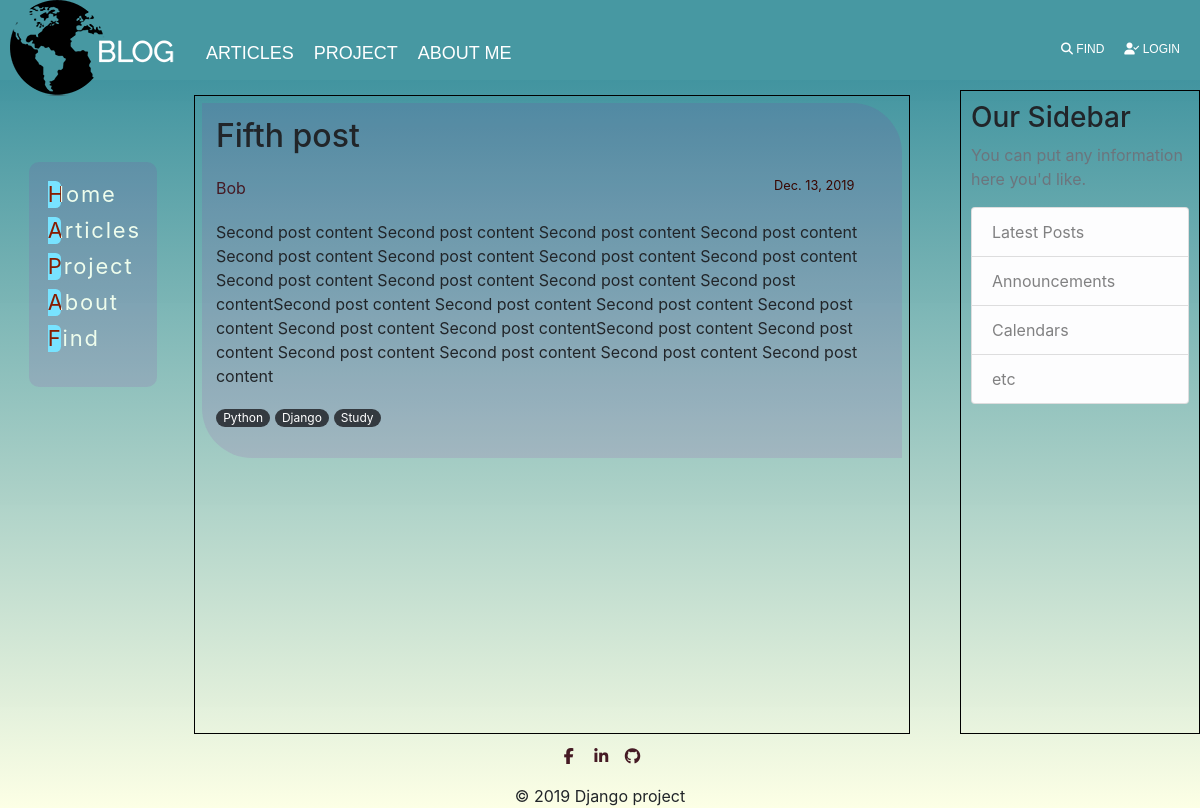
The page /blog/post/fifth_post/ on the database as committed earlier.
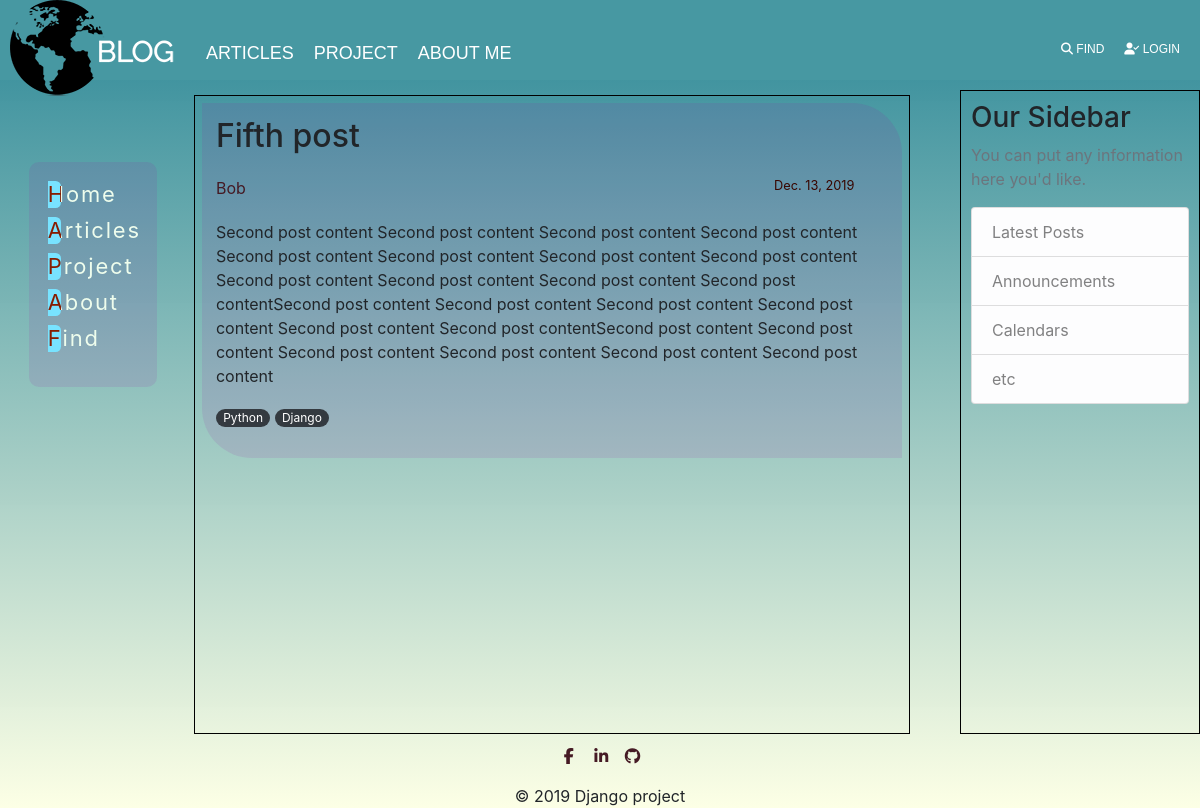
The same page on the database as committed later.
### my_blog/models.py (models this page shows, shortened)
class Post(models.Model):
    title = models.CharField(max_length=150, db_index=True)
    slug = models.SlugField(max_length=150, blank=True, unique=True)
    body = models.TextField(blank=True, db_index=True)
    date_posted = models.DateField(default=timezone.now)
    author = models.ForeignKey(User, on_delete=models.CASCADE)
    tags = models.ManyToManyField('Tag', blank=True, related_name='posts')

class Tag(models.Model):
    tag = models.CharField(max_length=50, unique=True)
    slug = models.SlugField(max_length=50, unique=True)
    def __str__(self):
        return self.tag

### my_blog/views.py (the view)
# urls.py: path('post/<str:slug>/', PostDetail.as_view(), name='post_detail'),
class PostDetail(ObjectDetailMixin, View):
    model = Post
    template = 'my_blog/post_detail.html'

### my_blog/utilities.py (called while the page is built)
    def get(self, request, slug):
        objects = get_object_or_404(self.model, slug__iexact=slug)
        return render(request, self.template, context={self.model.__name__.lower(): objects})

### my_blog/templates/my_blog/post_detail.html (shortened to what this page needs)
{% extends 'my_blog/blog_base.html' %}
{% block content %}
    <div class="media-body">
        <div class="media-article">
            <h2>{{ post.title }}</h2>
            <div class="article-metadata" style="margin-top: 20px; margin-bottom: 20px;">
                <a class="mr-2" href="#">{{ post.author }}</a>
                <small class="text-muted">{{ post.date_posted }}</small>
            </div>
            <p class="article-content">{{ post.body }}</p>
            <p>
                {% for tag in post.tags.all %}
                    <a href="{% url 'tags_list' %}" class="badge badge-pill badge-dark">{{ tag }}</a>
                {% endfor %}
            </p>
        </div>
    </div>
    <br>
{% endblock %}

### my_blog/templates/my_blog/blog_base.html
{% extends 'django_blog/base.html' %}
{% block right %}
    <div class="content-section">
        <h3>Our Sidebar</h3>
        <p class='text-muted'>You can put any information here you'd like.</p>
        <ul class="list-group">
            <li class="list-group-item list-group-item-light">Latest Posts</li>
            <li class="list-group-item list-group-item-light">Announcements</li>
            <li class="list-group-item list-group-item-light">Calendars</li>
            <li class="list-group-item list-group-item-light">etc</li>
        </ul>
    </div>
{% endblock %}
{% block left %}
    <div class="nuvcover">
        <nav>
            <ul>
                <li><span>Home</span></li>
                <li><span>Articles</span></li>
                <li><span>Project</span></li>
                <li><span>About me</span></li>
                <li><span>Find</span></li>
            </ul>
        </nav>
    </div>
{% endblock %}

### templates/django_blog/base.html (shortened to what this page needs)
{% load static %}
<!DOCTYPE html>
<html lang="en">
<head>
    <link rel="stylesheet" href="https://stackpath.bootstrapcdn.com/bootstrap/4.4.1/css/bootstrap.min.css">
    <link rel="stylesheet" href="{% static 'styles.css' %}" />
</head>
<body>
<header class="pageHeader">
    <div class="Navbar">
        <div style="margin-right: 15px">
            <a href="{% url 'index_page' %}">
               <img src="{% static 'images/Logo_blog.png' %}" alt="BLOG" >
            </a>
        </div>
        <nav class="Navbar__Items">
            <div class="Navbar__Link">
                <a class="Navbar__Link" href="{% url 'blog_home' %}">Articles</a>
            </div>
            <div class="Navbar__Link">
                <a class="Navbar__Link" href="">Project</a>
            </div>
            <div class="Navbar__Link">
                <a class="Navbar__Link" href="/about">About me</a>
            </div>
        </nav>
        <nav class="Navbar__Items Navbar__Items--right">
            <div class="Navbar__Link">
                <a class="Navbar__Link" href="">
                    <i class="fas fa-search"></i>
                    find
                </a>
            </div>
            {% if  user.is_authenticated %}
                <div class="Navbar__Link">
                <a class="Navbar__Link" href="{% url 'logout' %}">
                    <i class="fas fa-user-secret"></i>
                    logout <a href="{% url 'profile' %}" style="color: #70180d; font-weight: bold; text-transform: capitalize">{{ user.username }}</a>
                </a>
                </div>
                <div class="Navbar__Link">
                <a class="Navbar__Link" href="{% url 'post_create' %}">
                    <i class="fas fa-plus"></i>
                    New post
                </a>
                </div>
            {% else %}
                <div class="Navbar__Link">
                <a class="Navbar__Link" href="{% url 'login' %}">
                    <i class="fas fa-user-check"></i>
                    login
                </a>
                </div>
            {% endif %}
        </nav>
    </div>
</header>
<main class="mainArticle container">
    <div class="main_content">
        {% block content %}{% endblock %}
    </div>
</main>
<aside class="mainBorder">
    {% block left %}{% endblock %}
</aside>
<div class="siteAds">
    {% block right %}{% endblock %}
</div>
<footer class="pageFooter special-color-dark" >
  <div class="container">
    <ul class="list-unstyled text-center">
      <li class="list-inline-item">
        <a class="btn-floating btn-fb mx-1" href="https://www.facebook.com/ksvsem">
          <i class="fab fa-facebook-f"> </i>
        </a>
      </li>
      <li class="list-inline-item">
        <a class="btn-floating btn-li mx-1" href="">
          <i class="fab fa-linkedin-in"> </i>
        </a>
      </li>
      <li class="list-inline-item">
        <a class="btn-floating btn-github" href="">
          <i class="fab fa-github"> </i>
        </a>
      </li>
    </ul>
  </div>
  <div class="footer-copyright text-center">
      © 2019 Django project
  </div>
</footer>
</body>
</html>

### static/styles.css (style rules this page uses)
body { display: grid; grid-template-areas: "header header header" "aside article ads" "footer footer footer"; grid-template-rows: 10% 1fr 7%; grid-template-columns: 12% 1fr 20%; grid-row-gap: 10px; grid-column-gap: 10px; height: 100vh; margin: 0; }
body:before { content: ''; position: fixed; top: 0; bottom: 0; width: 100%; z-index: -1; background: linear-gradient(0deg, rgba(252, 255, 223, 0.8057598039215687) 0%, rgba(0, 111, 130, 0.819765406162465) 100%); }
@media (min-width: 768px) { .container, .container-md, .container-sm { max-width: 90%; } }
@media (min-width: 576px) { .container, .container-sm { max-width: 90%; } }
@media (min-width: 50px) { .container { max-width: 90%; } }
.pageHeader { grid-area: header; background: rgb(71, 152, 162); width: 100%; top: 0; left: 0; }
.Navbar { display: flex; padding-left: 10px; font-family: sans-serif; font-size: 18px; color: white; opacity: 1; text-transform: uppercase; }
.Navbar__Link { padding-right: 10px; text-decoration: none; color: white; }
.Navbar__Items { display: flex; padding: 40px 0 30px 10px; }
.Navbar__Items--right { margin-left: auto; font-size: 12px; }
.mainArticle { border: 1px solid #000; grid-area: article; box-sizing: border-box; justify-content: center; margin-top: 5px; }
main a { color: #451a24; text-decoration: none; }
.media-body { justify-content: space-between; padding: 1%; width: 100%; }
.media-article { background: rgba(158, 20, 167, 0.11); padding: 2%; border-radius: 0 50px 0 50px; }
small.text-muted { color: #380600 !important; float: right; }
.container { padding-right: 0; padding-left: 0; }
.content-section { margin: 0; }
.article-metadata { width: 95%; }
a.badge-dark { font-weight: normal; }
.mainBorder { padding: 50% 20%; grid-area: aside; }
.nuvcover { margin: 0; position: fixed; align-items: center; justify-content: center; background: rgba(158, 20, 167, 0.11); border-radius: 10px; }
.nuvcover nav ul { list-style-type: none; padding: 10px; }
.nuvcover nav ul li { font-size: 18px; font-family: -apple-system, BlinkMacSystemFont, "Segoe UI", Roboto, "Helvetica Neue", Arial, "Noto Sans", sans-serif, "Apple Color Emoji", "Segoe UI Emoji", "Segoe UI Symbol", "Noto Color Emoji"; background-color: rgba(158, 20, 167, 0); letter-spacing: 0.1em; width: 5em; height: 1.5em; line-height: 1.5em; position: relative; overflow: hidden; margin: 0.5em; cursor: pointer; }
.nuvcover nav ul li span { color: white; mix-blend-mode: difference; font-size: 22px; }
.nuvcover nav ul li::before { content: ''; position: absolute; width: 1.5em; height: inherit; background-color: #78e3ff; border-radius: 20%; top: 0; left: -0.75em; transition: 0.5s ease-out; }
.siteAds { padding: 10px; border: 1px solid #000; grid-area: ads; }
.pageFooter { padding: 0; grid-area: footer; }
footer a { color: #451a24; text-decoration: none; }

Rows that differ between the two databases and show on the page:
removed Tag: tag "Study"
